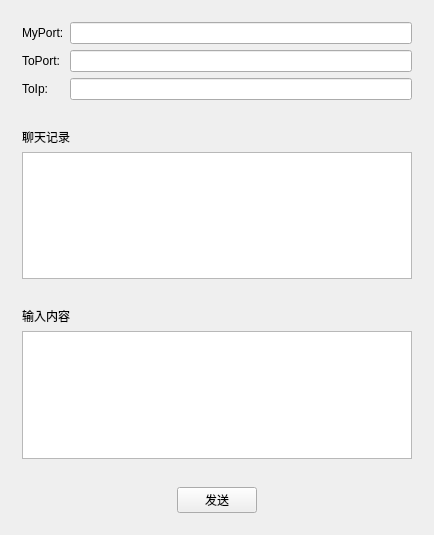
<?xml version="1.0" encoding="UTF-8"?>
<ui version="4.0">
 <class>Udp1</class>
 <widget class="QWidget" name="Udp1">
  <property name="geometry">
   <rect>
    <x>0</x>
    <y>0</y>
    <width>434</width>
    <height>535</height>
   </rect>
  </property>
  <property name="windowTitle">
   <string>Udp1</string>
  </property>
  <layout class="QVBoxLayout" name="verticalLayout_4">
   <item>
    <widget class="QWidget" name="widget" native="true">
     <layout class="QGridLayout" name="gridLayout">
      <item row="0" column="0">
       <widget class="QLabel" name="label">
        <property name="text">
         <string>MyPort:</string>
        </property>
       </widget>
      </item>
      <item row="0" column="1">
       <widget class="QLineEdit" name="myPort"/>
      </item>
      <item row="1" column="0">
       <widget class="QLabel" name="label_2">
        <property name="text">
         <string>ToPort:</string>
        </property>
       </widget>
      </item>
      <item row="1" column="1">
       <widget class="QLineEdit" name="toPort"/>
      </item>
      <item row="2" column="0">
       <widget class="QLabel" name="label_3">
        <property name="text">
         <string>ToIp:</string>
        </property>
       </widget>
      </item>
      <item row="2" column="1">
       <widget class="QLineEdit" name="toIp"/>
      </item>
     </layout>
    </widget>
   </item>
   <item>
    <widget class="QWidget" name="widget_2" native="true">
     <layout class="QVBoxLayout" name="verticalLayout">
      <item>
       <widget class="QLabel" name="label_4">
        <property name="text">
         <string>聊天记录</string>
        </property>
       </widget>
      </item>
      <item>
       <widget class="QTextEdit" name="record">
        <property name="readOnly">
         <bool>true</bool>
        </property>
       </widget>
      </item>
     </layout>
    </widget>
   </item>
   <item>
    <widget class="QWidget" name="widget_3" native="true">
     <layout class="QVBoxLayout" name="verticalLayout_2">
      <item>
       <widget class="QLabel" name="label_5">
        <property name="text">
         <string>输入内容</string>
        </property>
       </widget>
      </item>
      <item>
       <widget class="QTextEdit" name="input"/>
      </item>
     </layout>
    </widget>
   </item>
   <item>
    <widget class="QWidget" name="widget_4" native="true">
     <layout class="QHBoxLayout" name="horizontalLayout">
      <item>
       <spacer name="horizontalSpacer">
        <property name="orientation">
         <enum>Qt::Horizontal</enum>
        </property>
        <property name="sizeHint" stdset="0">
         <size>
          <width>40</width>
          <height>20</height>
         </size>
        </property>
       </spacer>
      </item>
      <item>
       <widget class="QPushButton" name="send">
        <property name="text">
         <string>发送</string>
        </property>
       </widget>
      </item>
      <item>
       <spacer name="horizontalSpacer_2">
        <property name="orientation">
         <enum>Qt::Horizontal</enum>
        </property>
        <property name="sizeHint" stdset="0">
         <size>
          <width>40</width>
          <height>20</height>
         </size>
        </property>
       </spacer>
      </item>
     </layout>
    </widget>
   </item>
  </layout>
 </widget>
 <layoutdefault spacing="6" margin="11"/>
 <resources/>
 <connections/>
</ui>
